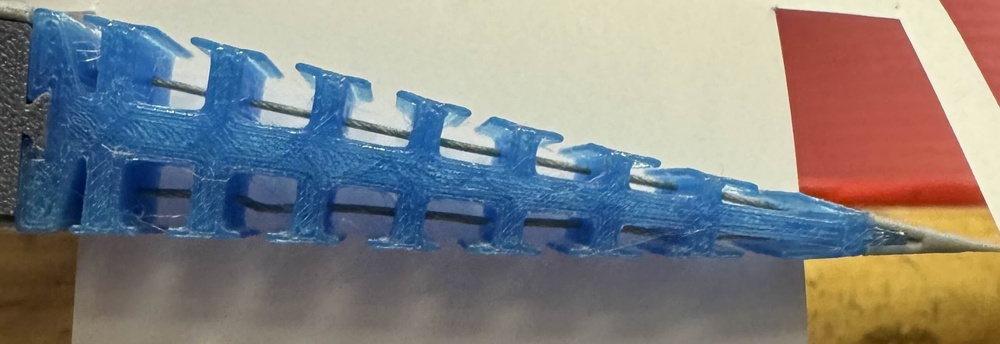
#> input picture test/image.jpg, 1000 x 344 px, shrunk from 2562 x 881 before the run, found by its file name
$ python test.py
#> lines starting #> are read from the running program, lines starting #| are printed output that depends on the picture; after the words box and inside, x2 and y2 are one past the last pixel; in counts of white or black regions, pixels touching at a corner belong together
import cv2
import numpy as np
import matplotlib.pyplot as plt
from scipy.signal import medfilt

# Load image
img = cv2.imread("test/image.jpg")
#> img is the input picture: shape (344, 1000, 3); mean B, G, R 131.4, 130.7, 130.6

# Safety check
if img is None:
    raise FileNotFoundError("Image not found — check your path")

# --- Step 1: Isolate the blue wing using color masking ---
hsv = cv2.cvtColor(img, cv2.COLOR_BGR2HSV)
#> hsv: shape (344, 1000, 3); mean H, S, V 60, 91.4, 158.2
lower_blue = np.array([90, 50, 50])
upper_blue = np.array([130, 255, 255])
mask = cv2.inRange(hsv, lower_blue, upper_blue)
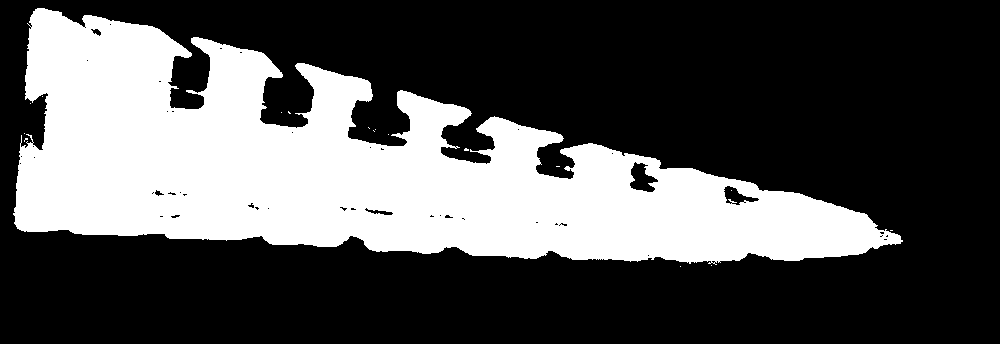
#> mask: shape (344, 1000); 32.2% white; 17 white regions (16 under 20 px), largest, box (x1, y1, x2, y2) and area: (13, 8, 903, 265) 110612

# Clean up the mask
kernel = np.ones((5,5), np.uint8)
mask = cv2.morphologyEx(mask, cv2.MORPH_CLOSE, kernel)
#> mask: shape (344, 1000); 32.4% white; 5 white regions (4 under 20 px), largest, box (x1, y1, x2, y2) and area: (13, 8, 903, 267) 111516
mask = cv2.morphologyEx(mask, cv2.MORPH_OPEN, kernel)
#> mask: shape (344, 1000); 32.3% white; 1 white region, box (x1, y1, x2, y2) and area: (14, 8, 901, 265) 111196

# Apply mask
masked = cv2.bitwise_and(img, img, mask=mask)
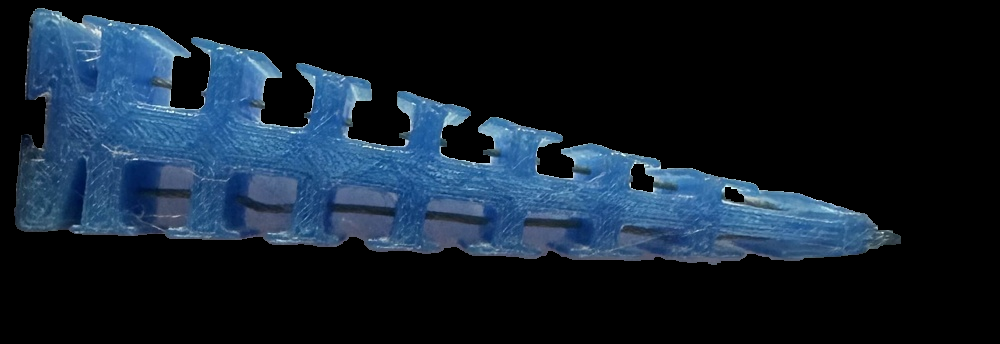
#> masked: shape (344, 1000, 3); mean B, G, R 45.2, 31.5, 18.6

# --- Step 2: Canny edge detection ---
gray = cv2.cvtColor(masked, cv2.COLOR_BGR2GRAY)
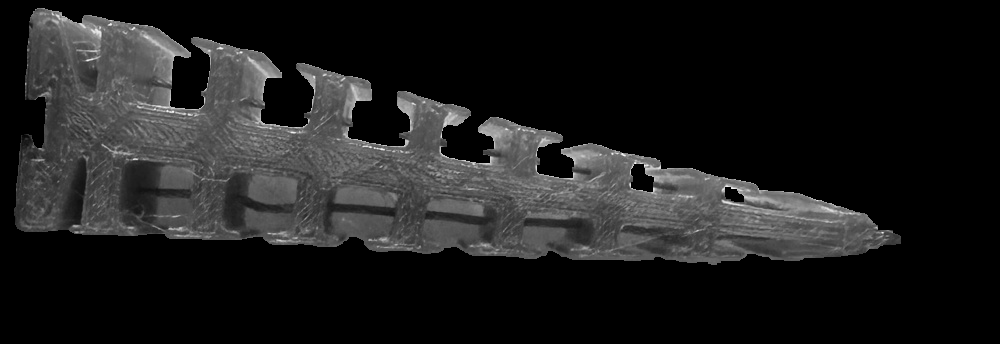
#> gray: shape (344, 1000); min 0, max 248, mean 29.2
blurred = cv2.GaussianBlur(gray, (7, 7), 2)
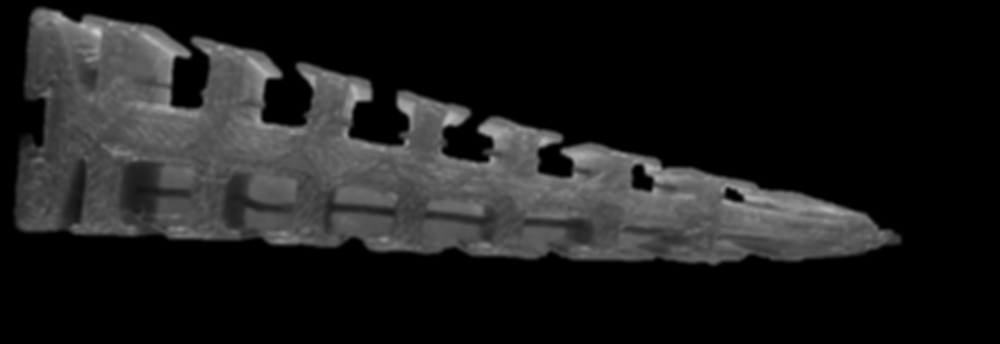
#> blurred: shape (344, 1000); min 0, max 206, mean 29.2
edges = cv2.Canny(blurred, 30, 100)
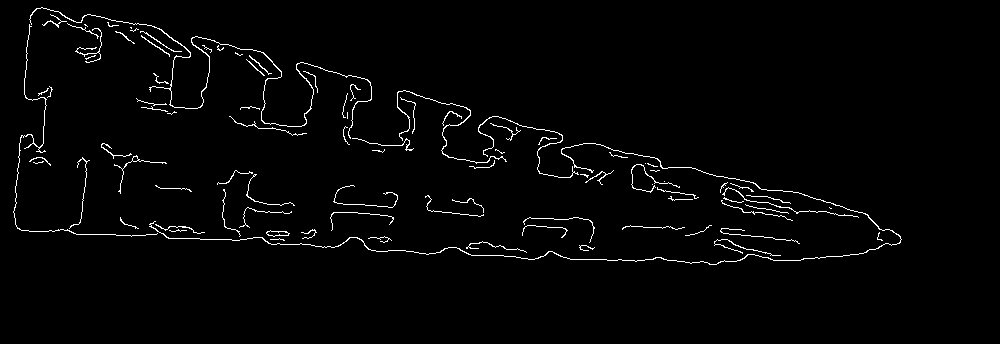
#> edges: shape (344, 1000); 2% white in thin lines or dots, all inside (x1, y1, x2, y2) = (13, 7, 902, 265)

# --- Step 3: Extract top and bottom edges per column ---
h, w = edges.shape
#> h = 344; w = 1000
top_edge_x, top_edge_y = [], []
bottom_edge_x, bottom_edge_y = [], []

for col in range(w):
    col_pixels = np.where(edges[:, col] > 0)[0]
    if len(col_pixels) > 0:
        top_edge_x.append(col)
        top_edge_y.append(np.min(col_pixels))
        bottom_edge_x.append(col)
        bottom_edge_y.append(np.max(col_pixels))
#> this loop made 1000 passes
#> col_pixels on passes 14, 15, 18: [211, 212], [207, 208, 209, 210, 213, 214, 215, 216, 217], [168, 169, 170, 171, 174, 175, 176, 177, 178, 179, 227, 228]
#> after the loop, bottom_edge_x = 889 values from 13 to 901; bottom_edge_y = 889 values, max 264 at index 696, min 212 at index 0, mean 248.4; top_edge_x = 889 values from 13 to 901; top_edge_y = 889 values, max 239 at index 888, min 7 at index 28, mean 113.5

top_edge_x = np.array(top_edge_x)
top_edge_y = np.array(top_edge_y)
bottom_edge_x = np.array(bottom_edge_x)
bottom_edge_y = np.array(bottom_edge_y)

# --- Step 4: Smooth out bracket gaps with median filter ---
top_edge_y_smooth = medfilt(top_edge_y.astype(float), kernel_size=25)
#> top_edge_y_smooth = 889 values, max 230 at index 874, min 9 at index 22, mean 111.9
bottom_edge_y_smooth = medfilt(bottom_edge_y.astype(float), kernel_size=25)
#> bottom_edge_y_smooth = 889 values, max 262 at index 672, min 212 at index 0, mean 248.5

# --- Step 5: Draw connected lines onto image ---
output = img.copy()

top_pts = np.array([[x, y] for x, y in zip(top_edge_x, top_edge_y_smooth.astype(int))], dtype=np.int32)
#> top_pts = 889 pairs, first value 13 to 901, second value 9 to 230
bottom_pts = np.array([[x, y] for x, y in zip(bottom_edge_x, bottom_edge_y_smooth.astype(int))], dtype=np.int32)
#> bottom_pts = 889 pairs, first value 13 to 901, second value 212 to 262

cv2.polylines(output, [top_pts],    isClosed=False, color=(0, 0, 255), thickness=2)  # red = top
cv2.polylines(output, [bottom_pts], isClosed=False, color=(0, 255, 0), thickness=2)  # green = bottom
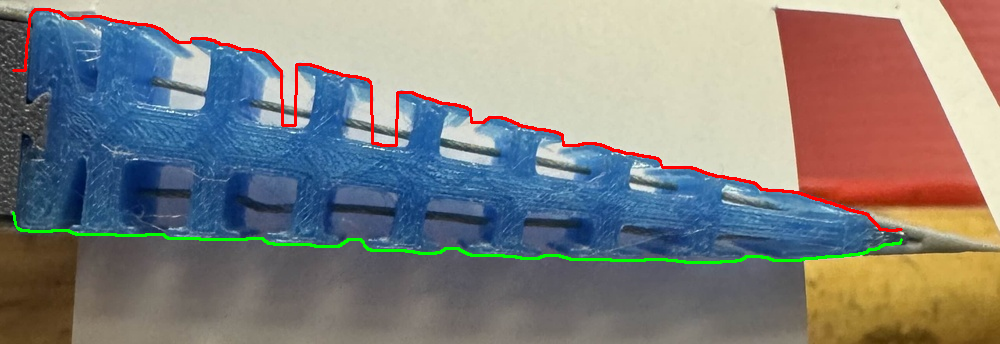
#> output: shape (344, 1000, 3); mean B, G, R 128.4, 130.1, 131

# --- Step 6: Plot ---
plt.figure(figsize=(16, 8))

plt.subplot(2, 2, 1)
plt.imshow(cv2.cvtColor(img, cv2.COLOR_BGR2RGB))
plt.title("Original")
plt.axis("off")

plt.subplot(2, 2, 2)
plt.imshow(cv2.cvtColor(masked, cv2.COLOR_BGR2RGB))
plt.title("Blue mask applied")
plt.axis("off")

plt.subplot(2, 2, 3)
plt.imshow(edges, cmap="gray")
plt.title("Canny edges")
plt.axis("off")

plt.subplot(2, 2, 4)
plt.imshow(cv2.cvtColor(output, cv2.COLOR_BGR2RGB))
plt.title("Top (red) + Bottom (green) edges")
plt.axis("off")

plt.tight_layout()
plt.show()
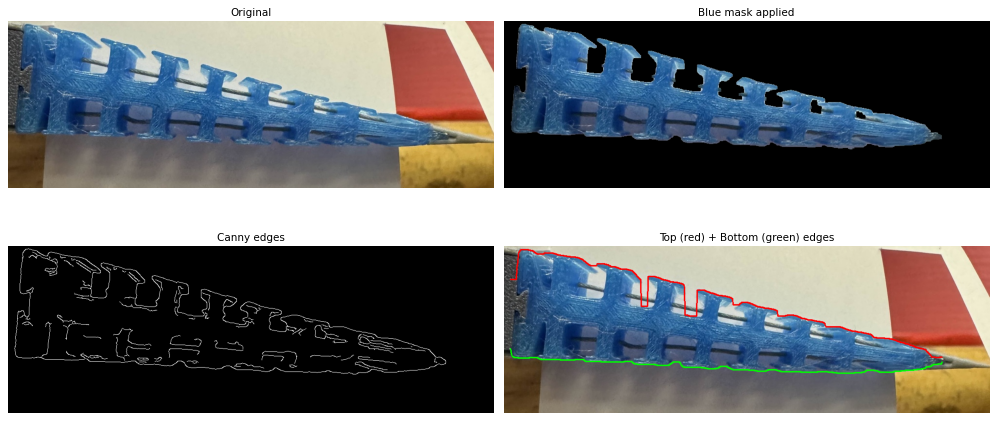
#> figure drawn by matplotlib, 4 panels
